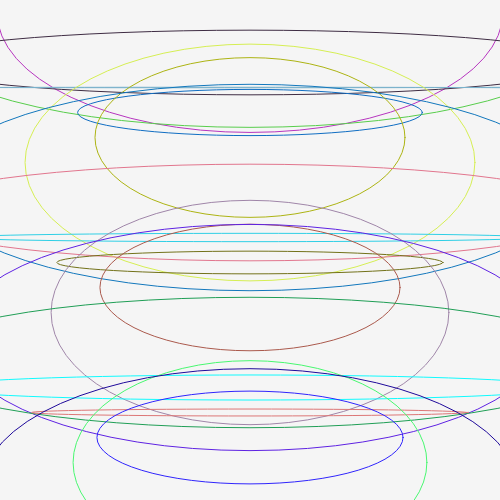
Frame 1 (no input)
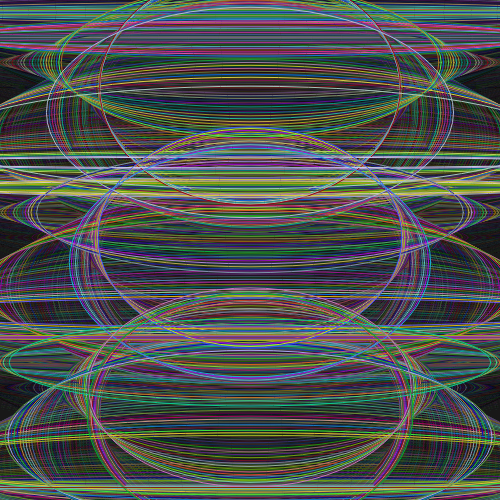
Frame 60 (no input)
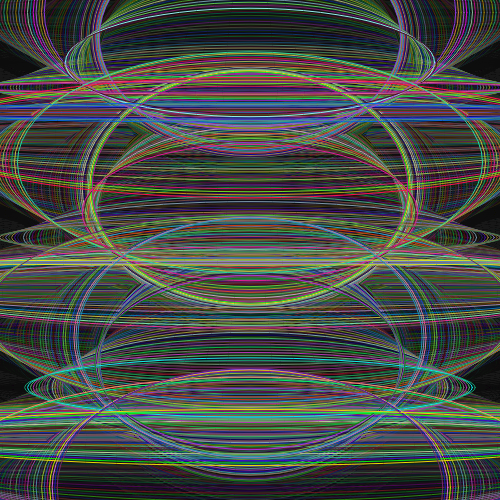
Frame 120 (the mouse pressed at the canvas centre since frame 60)

The p5.js sketch that drew these frames (run headless with seeded random() and noise() and a simulated clock; from frame 60 on, the mouse is pressed at the canvas centre):

// p5.js sketch
// ── sketch.js
function setup() {
    createCanvas(500, 500);
    noFill();
    strokeWeight(1);
  }
  
  function draw() {
    background(10, 10, 10, 10);
    let spacing = height / 20;
    
    for (let i = 0; i < 20; i++) {
      let y = i * spacing + spacing / 2;
      let w = sin(frameCount * 0.03 + i) * 200 + 500;
      let h = cos(frameCount * 0.05 + i) * 120 + 120;
      
      stroke(random(255), random(255), random(255));
      ellipse(width / 2, y, w, h);
    }
  }
